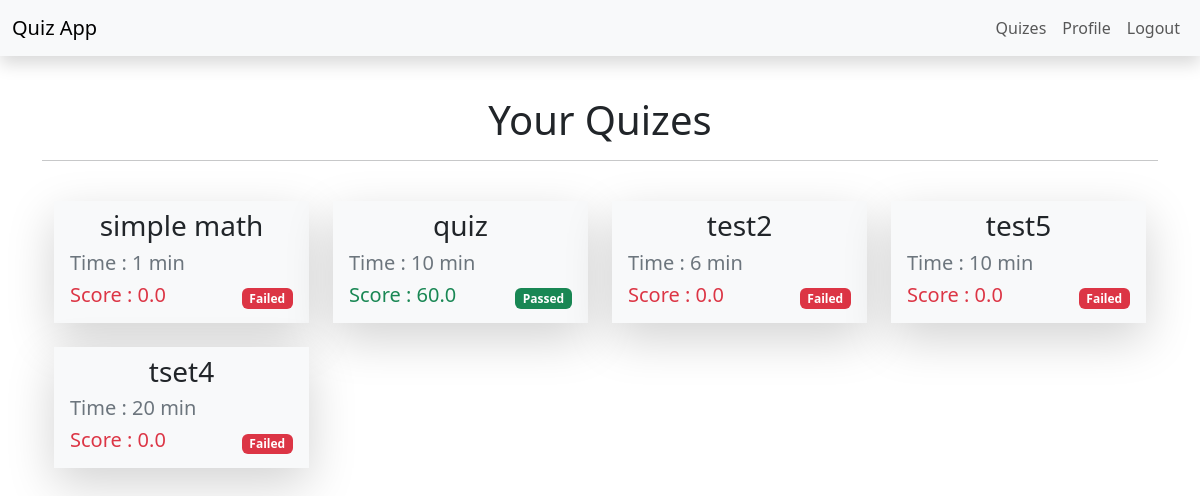
/accounts/profile/myQuizes (signed in), run on the app's committed database.
### result/models.py (models this page shows, shortened)
class Result(models.Model):
    user = models.ForeignKey(User,  on_delete=models.CASCADE)
    quiz = models.ForeignKey(Quizes,  on_delete=models.CASCADE)
    score = models.FloatField()

### quizes/models.py (models this page shows, shortened)
class Quizes(models.Model):
    name = models.CharField( max_length=150)
    topic = models.CharField( max_length=150)
    number_of_questions = models.IntegerField()
    time = models.IntegerField(help_text="duration of the quiz in minutes")
    required_scored_to_pass = models.IntegerField(help_text="required score in %")
    diffculity = models.CharField( max_length=6 , choices=DIFF_CSOICES)
    class Meta:
        verbose_name_plural = "Quizes"

### accounts/views.py (the view)
# urls.py: path('profile/myQuizes' , views.myQuizes , name='myQuizes'),
def myQuizes(request):
    quiz = Quizes.objects.filter(result__user=request.user)
    result = Result.objects.filter( user=request.user)
    context = {
        'quiz':quiz,
        'result':result
    }
    return render(request , 'profile/myQuizes.html' , context)

### accounts/templates/profile/myQuizes.html (shortened to what this page needs)
{% extends "base.html" %}
{% block content %}
<div class="h1 text-center pt-5">
    Your Quizes
</div>
<hr>
<div class="container ">
    <div class="row ">
        {% for quiz  in result %}
        <div class="col-md-6 col-xl-3 col-lg-4 gy-4 ">
            <div class="inner py-2 px-3 bg-light shadow-lg ">
                <h3 class="text-center">{{quiz.quiz.name}}</h3>
                <h5 class="text-secondary">Time : {{quiz.quiz.time}} min</h5>
                <div class="d-flex justify-content-between align-items-center">
                    <h5 class="{% if quiz.score >= quiz.quiz.required_scored_to_pass %} text-success {% else %} text-danger {% endif %}">Score : {{quiz.score}}</h5>
                    {% if quiz.score >= quiz.quiz.required_scored_to_pass %}
                        <span class="badge text-bg-success">Passed</span>
                        {% else %}
                        <span class="badge text-bg-danger">Failed</span>
                    {% endif %}
                </div>
            </div>
        </div>
        {% endfor %}
    </div>
</div>
{% endblock content %}

### static/css/style.css (style rules this page uses)
* { margin: 0; padding: 0 }

### data on the page
Result: quiz.name "simple math", quiz.time "1", score "0.0", shows "Failed"
Result: quiz.name "quiz", quiz.time "10", score "60.0", shows "Passed"
Result: quiz.name "test2", quiz.time "6", score "0.0", shows "Failed"
Result: quiz.name "test5", quiz.time "10", score "0.0", shows "Failed"
Result: quiz.name "tset4", quiz.time "20", score "0.0", shows "Failed"
